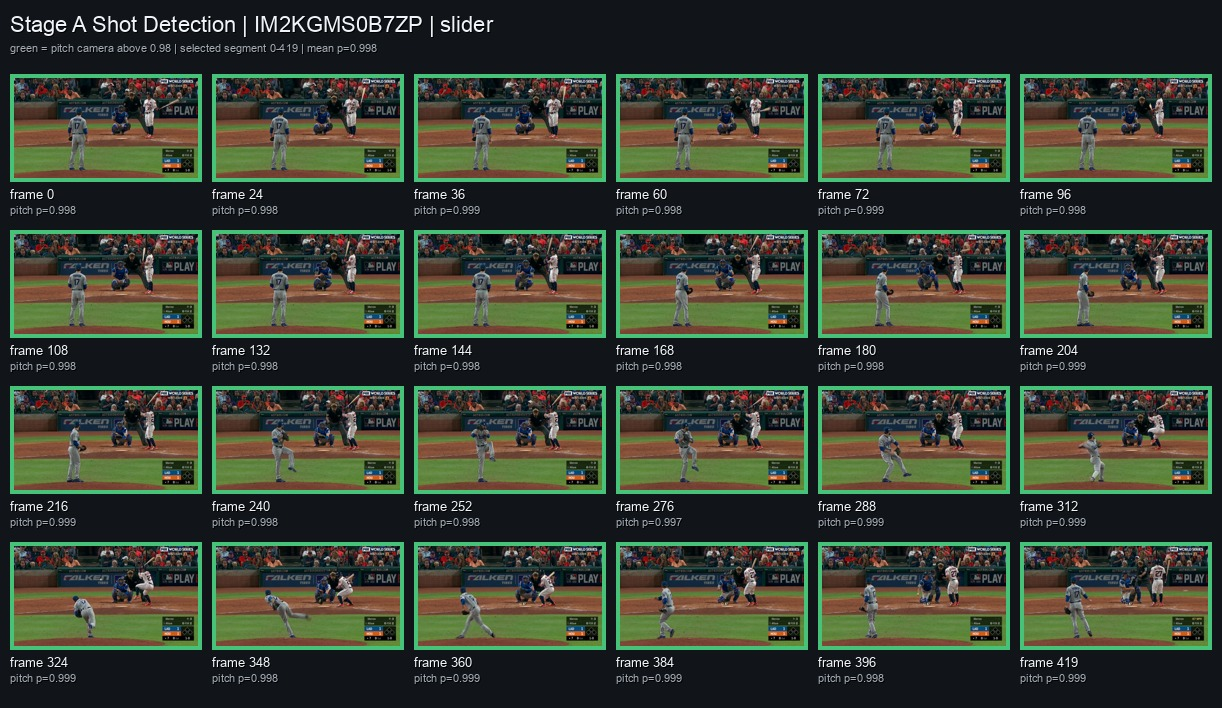
#> input picture data/presentation_contacts/stage_a/01_IM2KGMS0B7ZP_stage_a.jpg, 1222 x 708 px
$ python -i process_clips.py   (imports and definitions only)   (older library calls are emulated)
#> lines starting #> are read from the running program, lines starting #| are printed output that depends on the picture; after the words box and inside, x2 and y2 are one past the last pixel; in counts of white or black regions, pixels touching at a corner belong together
#!/usr/bin/env python3
"""
MLB Pitch Clip Processor

Finds the center-field broadcast segment, detects release and catch events,
and extracts a compact pitch sequence for training/debugging.

Usage:
    python -m preprocess.process_clips
    python -m preprocess.process_clips --preview
    python -m preprocess.process_clips --limit 10
    python -m preprocess.process_clips --debug
"""

import argparse
import json
import os
import sys
from concurrent.futures import ThreadPoolExecutor
from pathlib import Path

import cv2
import numpy as np
from tqdm import tqdm

try:
    from .paths import CLIPS_DIR, DEBUG_DIR, PROCESSED_DIR, SEGMENTED_JSON
except ImportError:
    from paths import CLIPS_DIR, DEBUG_DIR, PROCESSED_DIR, SEGMENTED_JSON


# Processing settings
NUM_FRAMES = 6           # Frames to extract from release through catch
IMAGE_SIZE = 160         # Keep enough detail while staying lightweight
CROP_RATIO = 0.6         # Keep center 60% of frame (action zone)
MIN_GREEN_RATIO = 0.08   # Reject non-field shots more aggressively
VIEW_SCORE_THRESHOLD = 0.12
SHOT_CHANGE_THRESHOLD = 0.30
MIN_SEGMENT_FRAMES = 12
SEARCH_START_RATIO = 0.18
SEARCH_END_RATIO = 0.90
RELEASE_THRESHOLD_STD = 1.0
CATCH_THRESHOLD_STD = 0.9
RELEASE_FORWARD_OFFSET = 3
MAX_RELEASE_FORWARD_SEARCH = 5
MIN_RELEASE_TO_CATCH_GAP = 5
MAX_RELEASE_TO_CATCH_GAP = 18
MIN_PLATE_PEAK = 0.35
MAX_ROI_CORRELATION = 0.88
MIN_REGION_PEAK_SEPARATION = 0.75
DEFAULT_WORKERS = min(8, os.cpu_count() or 1)

# Pitch type mapping
OFFSPEED_TYPES = {"slider", "curveball", "changeup", "sinker", "knucklecurve"}


# [351 lines left out: functions smooth_signal, load_metadata, get_clip_files, crop_region, crop_to_action_zone, compute_motion_signal and 9 more, not called in this run]


def enhance_ball_visibility(frame: np.ndarray) -> np.ndarray:
    """Preserve small bright details in the action zone."""
    frame_bgr = cv2.cvtColor(frame, cv2.COLOR_RGB2BGR)
#> frame_bgr is the input picture: shape (708, 1222, 3); mean B, G, R 50, 63.7, 56.6
    lab = cv2.cvtColor(frame_bgr, cv2.COLOR_BGR2LAB)
#> lab: shape (708, 1222, 3); mean of channels 0, 1, 2 64.4, 124.1, 135
    l_channel, a_channel, b_channel = cv2.split(lab)
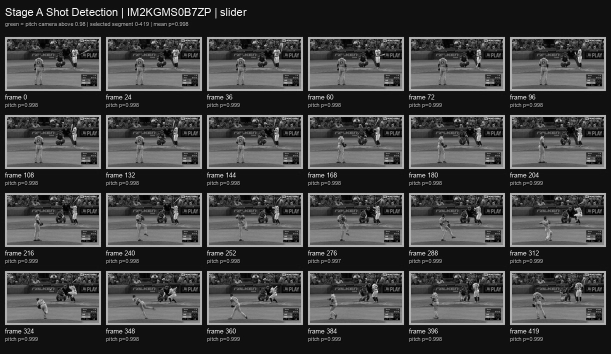
#> l_channel: shape (708, 1222) (shown at 1/2 size); min 0, max 254, mean 64.4
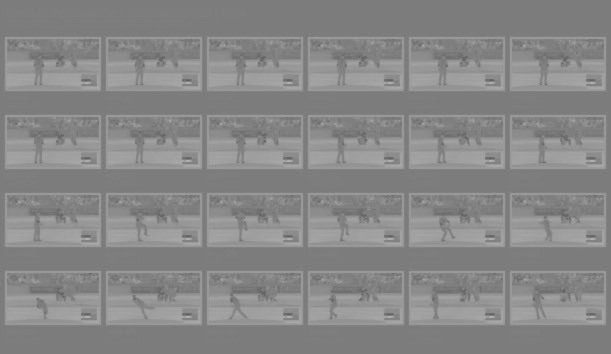
#> b_channel: shape (708, 1222) (shown at 1/2 size); min 89, max 185, mean 135

    clahe = cv2.createCLAHE(clipLimit=2.5, tileGridSize=(8, 8))
    l_enhanced = clahe.apply(l_channel)
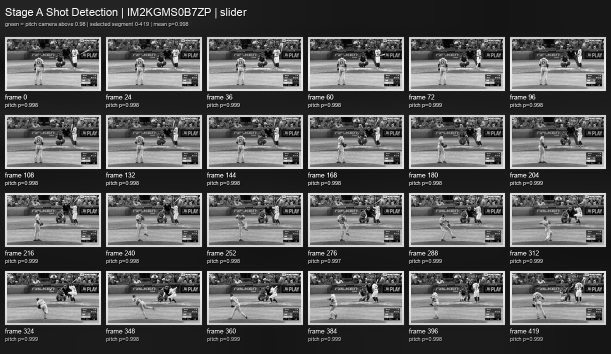
#> l_enhanced: shape (708, 1222) (shown at 1/2 size); min 0, max 255, mean 87.8
    enhanced_bgr = cv2.cvtColor(cv2.merge((l_enhanced, a_channel, b_channel)), cv2.COLOR_LAB2BGR)

    hsv = cv2.cvtColor(enhanced_bgr, cv2.COLOR_BGR2HSV)
#> hsv: shape (708, 1222, 3); mean H, S, V 75.4, 84.5, 97.3
    bright_mask = cv2.inRange(hsv, np.array([0, 0, 170]), np.array([180, 70, 255]))
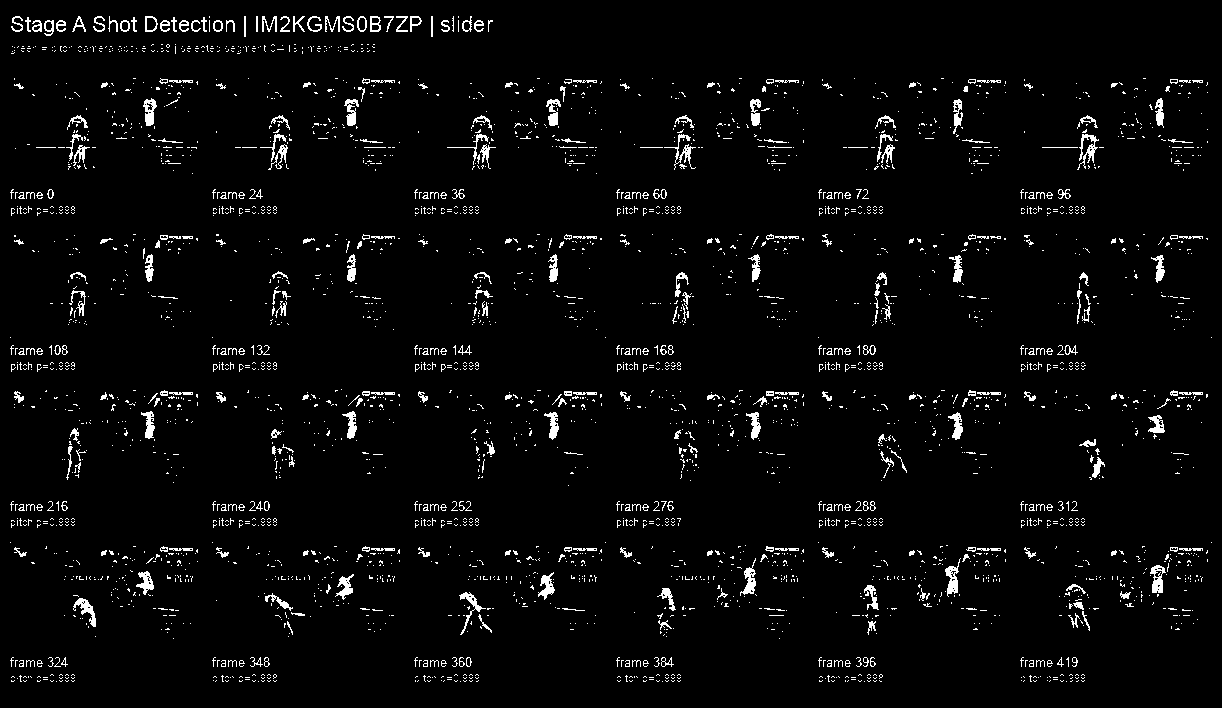
#> bright_mask: shape (708, 1222); 3.5% white in thin lines or dots
    bright_mask = cv2.GaussianBlur(bright_mask, (5, 5), 0).astype(np.float32) / 255.0

    sharpened = cv2.addWeighted(
        enhanced_bgr,
        1.25,
        cv2.GaussianBlur(enhanced_bgr, (0, 0), 1.2),
        -0.25,
        0
    )
    blended = enhanced_bgr.astype(np.float32) * (1.0 - 0.35 * bright_mask[..., None])
    blended += sharpened.astype(np.float32) * (0.35 * bright_mask[..., None])
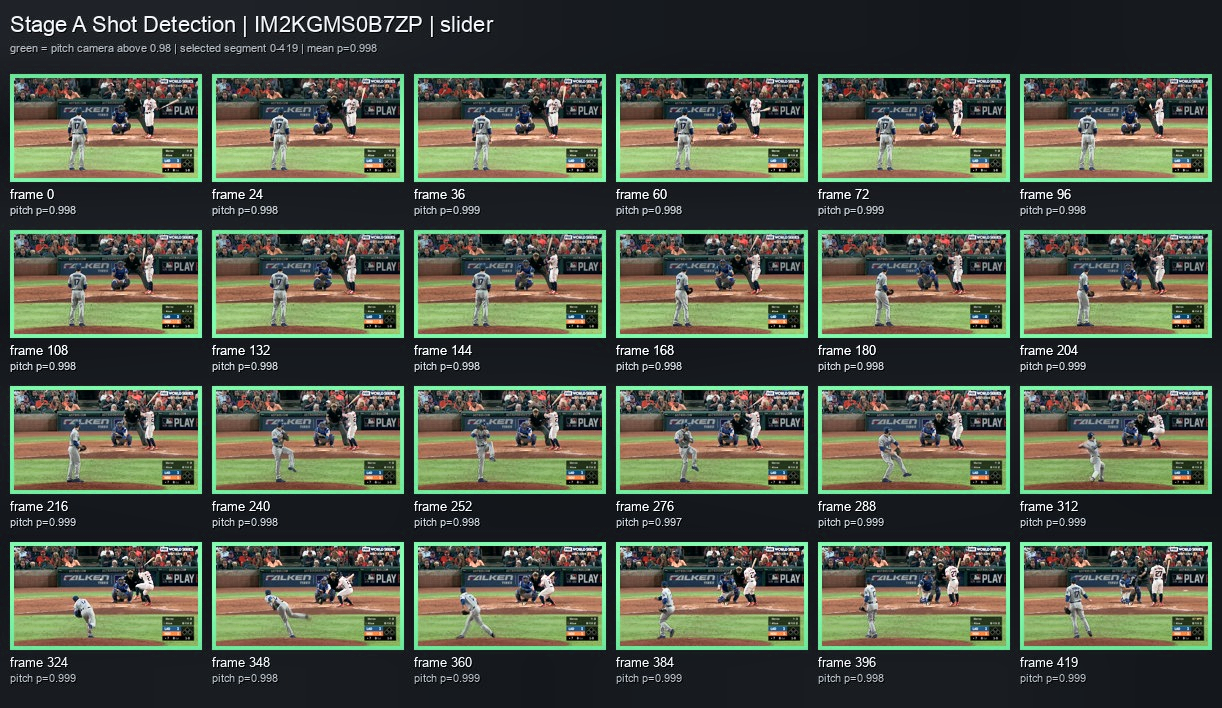
#> blended: shape (708, 1222, 3) float32; mean B, G, R 71.9, 86.6, 80.1; drawn with min black and max white

    return cv2.cvtColor(np.clip(blended, 0, 255).astype(np.uint8), cv2.COLOR_BGR2RGB)


# [334 lines left out: functions extract_pitch_frames, get_binary_label, get_split, process_clip, save_debug_visualization, save_processing_metadata and 1 more, not called in this run]


# [2 lines not run here, left out]

>>> import cv2
>>> picture = cv2.cvtColor(cv2.imread('../data/presentation_contacts/stage_a/01_IM2KGMS0B7ZP_stage_a.jpg'), cv2.COLOR_BGR2RGB)
>>> result = enhance_ball_visibility(picture)

$ run again, on data/presentation_contacts/stage_a/02_TSR0FTD92YV2_stage_a.jpg
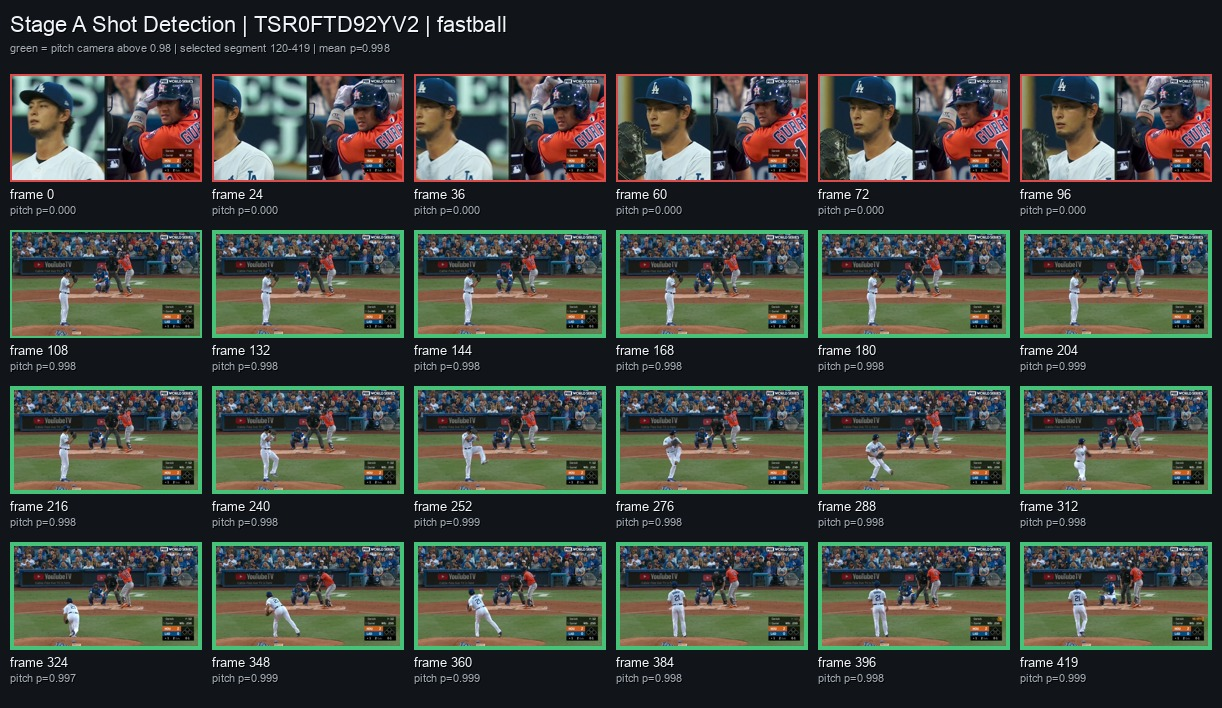
#> input picture data/presentation_contacts/stage_a/02_TSR0FTD92YV2_stage_a.jpg, 1222 x 708 px
#> in enhance_ball_visibility, frame_bgr is the input picture: shape (708, 1222, 3); mean B, G, R 60.8, 67.2, 62.2
#> lab: shape (708, 1222, 3); mean of channels 0, 1, 2 69, 126.1, 131.1
#> hsv: shape (708, 1222, 3); mean H, S, V 83.2, 80.7, 97.1
#> in enhance_ball_visibility, `bright_mask = cv2.inRange(hsv, np.array([0, 0, 170]), np.array([180, 7..`:
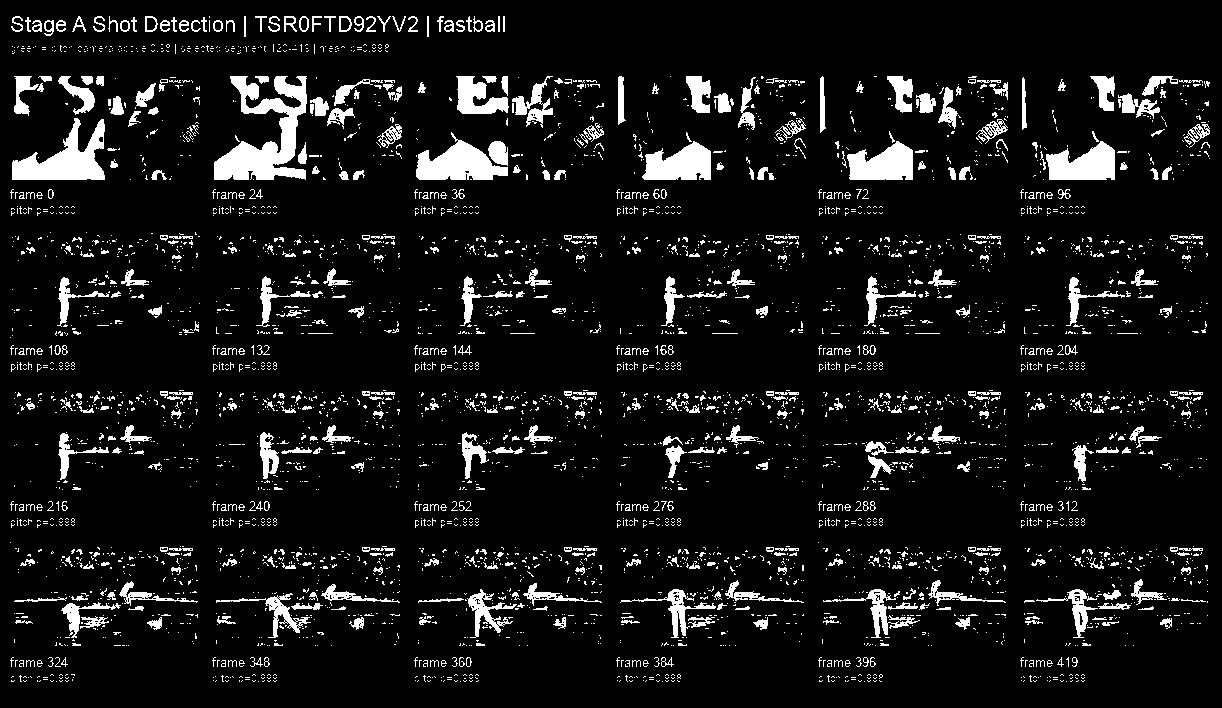
#> bright_mask: shape (708, 1222); 8.5% white; 4206 white regions (3641 under 20 px), largest, box (x1, y1, x2, y2) and area: (214, 76, 307, 180) 4583, (12, 118, 105, 180) 2826, (416, 132, 508, 180) 2338
#> in enhance_ball_visibility, `blended = enhanced_bgr.astype(np.float32) * (1.0 - 0.35 * bright_mask[..`:
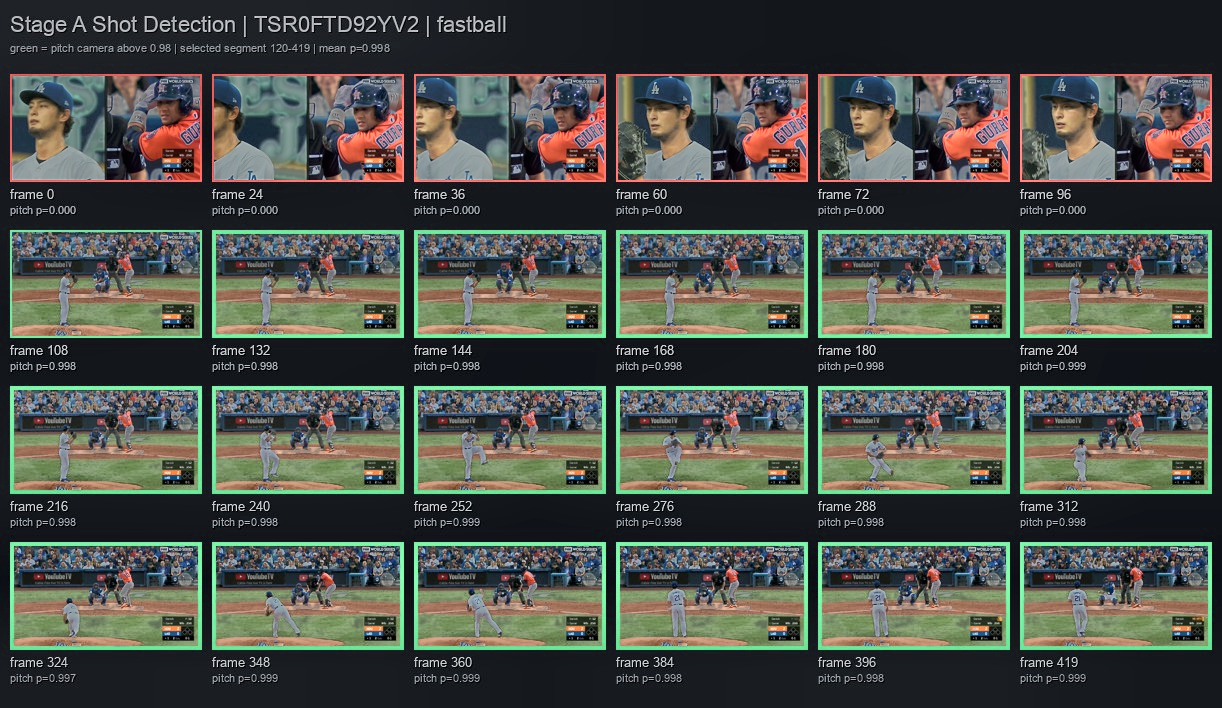
#> blended: shape (708, 1222, 3) float32; mean B, G, R 72.6, 79.5, 75

$ run again, on data/presentation_contacts/stage_a/03_9P0HXA8SPFI3_stage_a.jpg
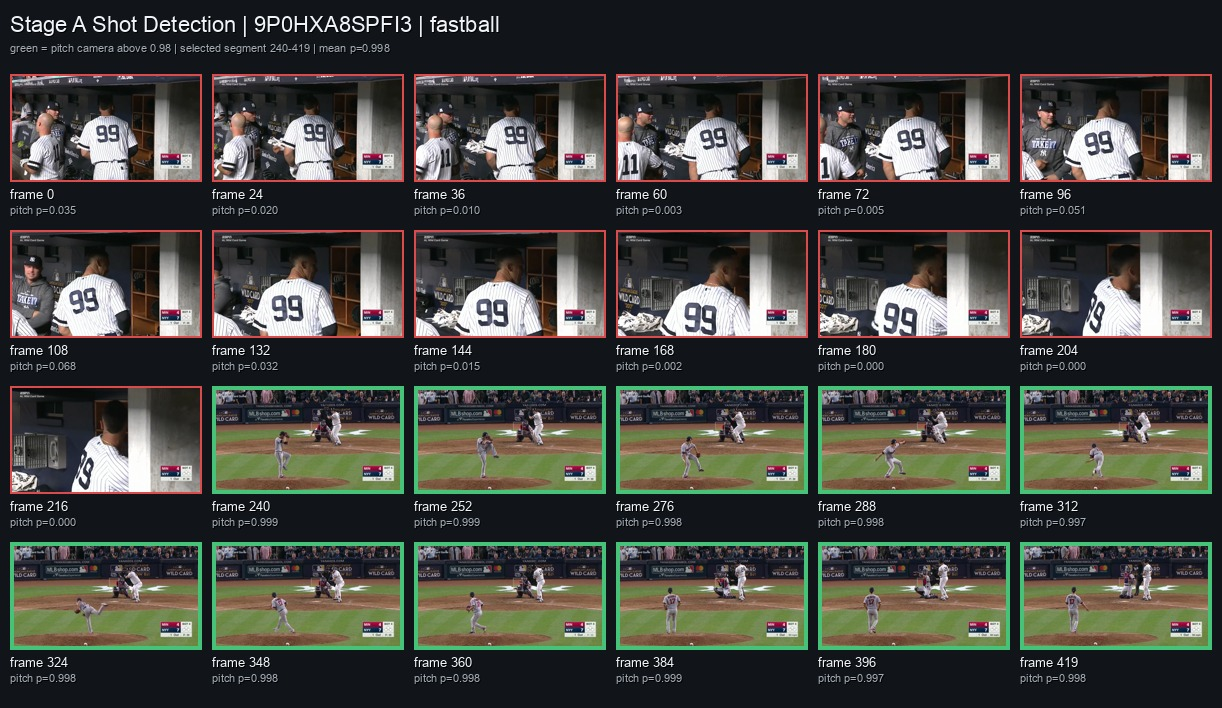
#> input picture data/presentation_contacts/stage_a/03_9P0HXA8SPFI3_stage_a.jpg, 1222 x 708 px
#> in enhance_ball_visibility, frame_bgr is the input picture: shape (708, 1222, 3); mean B, G, R 63.5, 68.5, 67.8
#> lab: shape (708, 1222, 3); mean of channels 0, 1, 2 70, 127.5, 130.7
#> hsv: shape (708, 1222, 3); mean H, S, V 83, 63.7, 93.3
#> in enhance_ball_visibility, `bright_mask = cv2.inRange(hsv, np.array([0, 0, 170]), np.array([180, 7..`:
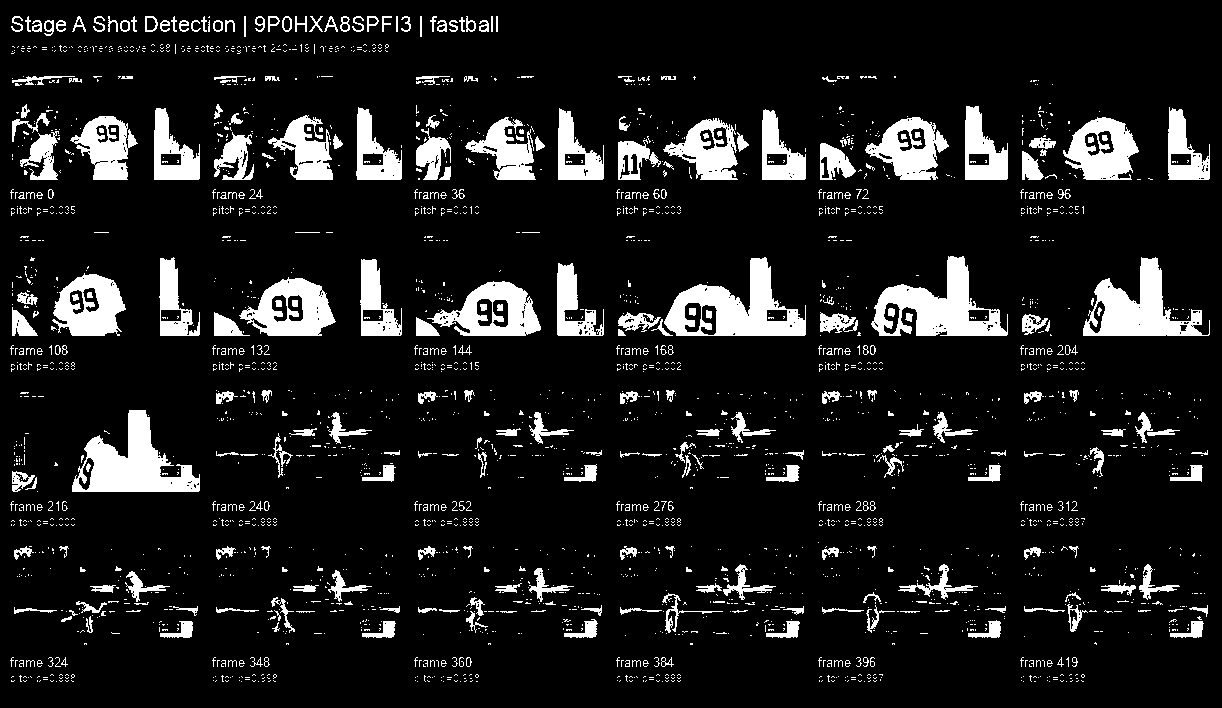
#> bright_mask: shape (708, 1222); 11.3% white; 2533 white regions (2188 under 20 px), largest, box (x1, y1, x2, y2) and area: (664, 257, 806, 336) 5152, (72, 410, 200, 492) 5030, (871, 256, 1008, 336) 4954
#> in enhance_ball_visibility, `blended = enhanced_bgr.astype(np.float32) * (1.0 - 0.35 * bright_mask[..`:
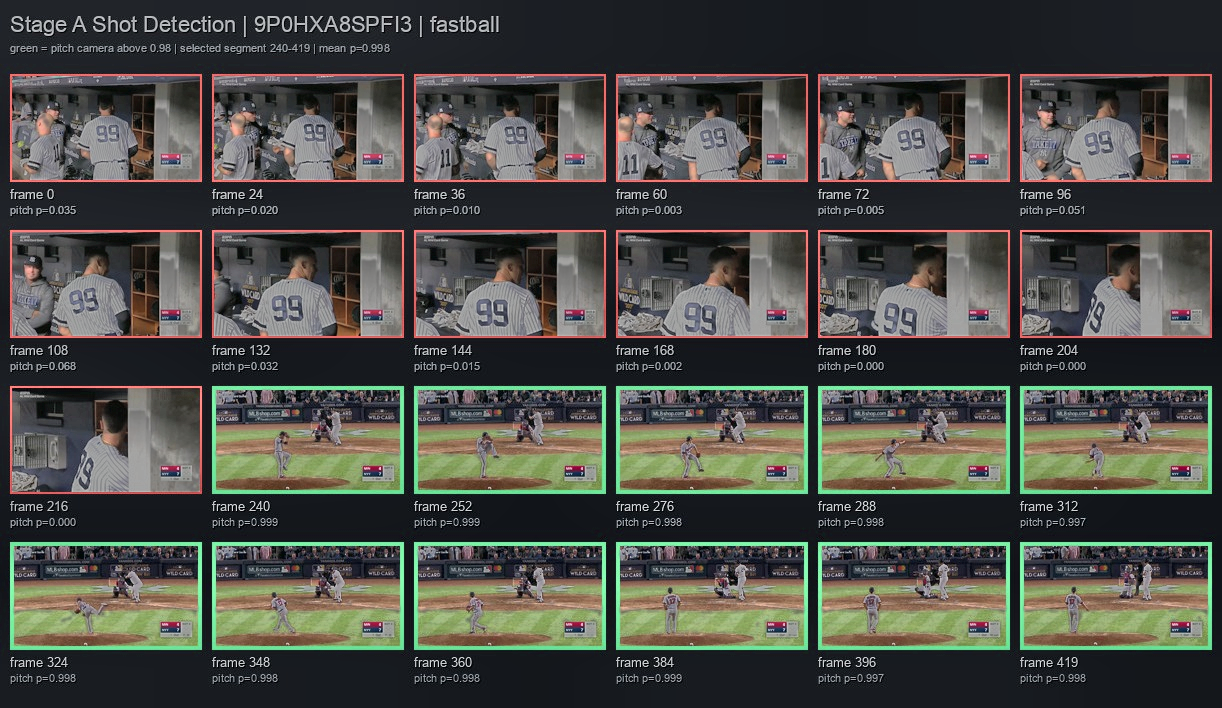
#> blended: shape (708, 1222, 3) float32; mean B, G, R 70.6, 76, 75.4
